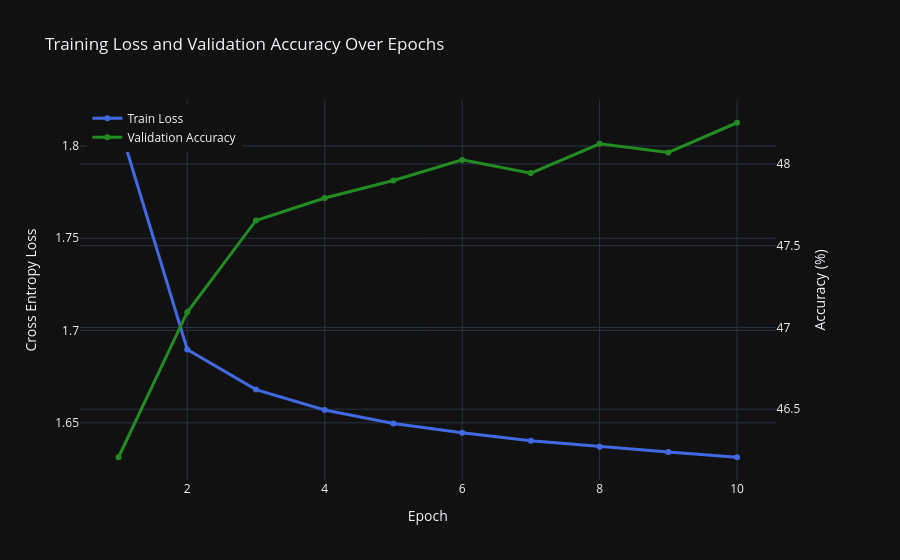

Source (notebook cell):
### Markdown cell above
## 1. Machine Learning Metrics (Loss, Perplexity, Accuracy)

### Code cell
# Plot Train Loss and Dev Accuracy
fig = make_subplots(specs=[[{"secondary_y": True}]])

fig.add_trace(
    go.Scatter(x=df['epoch'], y=df['train_loss'], name="Train Loss", mode="lines+markers", line=dict(color="royalblue", width=3)),
    secondary_y=False,
)

fig.add_trace(
    go.Scatter(x=df['epoch'], y=df['val_acc'] * 100, name="Validation Accuracy", mode="lines+markers", line=dict(color="forestgreen", width=3)),
    secondary_y=True,
)

fig.update_layout(
    title_text="Training Loss and Validation Accuracy Over Epochs",
    xaxis_title="Epoch",
    template="plotly_dark",
    legend=dict(x=0.01, y=0.99)
)

fig.update_yaxes(title_text="Cross Entropy Loss", secondary_y=False)
fig.update_yaxes(title_text="Accuracy (%)", secondary_y=True)

fig.show()

### Figure 1 — Plotly figure (JSON) as saved in the notebook; plotly's stock layout.template omitted (floating-point values rounded to 4 significant figures)
{"data": [{"line": {"color": "royalblue", "width": 3}, "mode": "lines+markers", "name": "Train Loss", "type": "scatter", "x": [1, 2, 3, 4, 5, 6, 7, 8, 9, 10], "xaxis": "x", "y": [1.813, 1.69, 1.668, 1.657, 1.65, 1.645, 1.64, 1.637, 1.634, 1.631], "yaxis": "y"}, {"line": {"color": "forestgreen", "width": 3}, "mode": "lines+markers", "name": "Validation Accuracy", "type": "scatter", "x": [1, 2, 3, 4, 5, 6, 7, 8, 9, 10], "xaxis": "x", "y": [46.21, 47.09, 47.65, 47.79, 47.9, 48.02, 47.94, 48.12, 48.07, 48.25], "yaxis": "y2"}], "layout": {"legend": {"x": 0.01, "y": 0.99}, "title": {"text": "Training Loss and Validation Accuracy Over Epochs"}, "xaxis": {"anchor": "y", "domain": [0, 0.94], "title": {"text": "Epoch"}}, "yaxis": {"anchor": "x", "domain": [0, 1], "title": {"text": "Cross Entropy Loss"}}, "yaxis2": {"anchor": "x", "overlaying": "y", "side": "right", "title": {"text": "Accuracy (%)"}}}}
